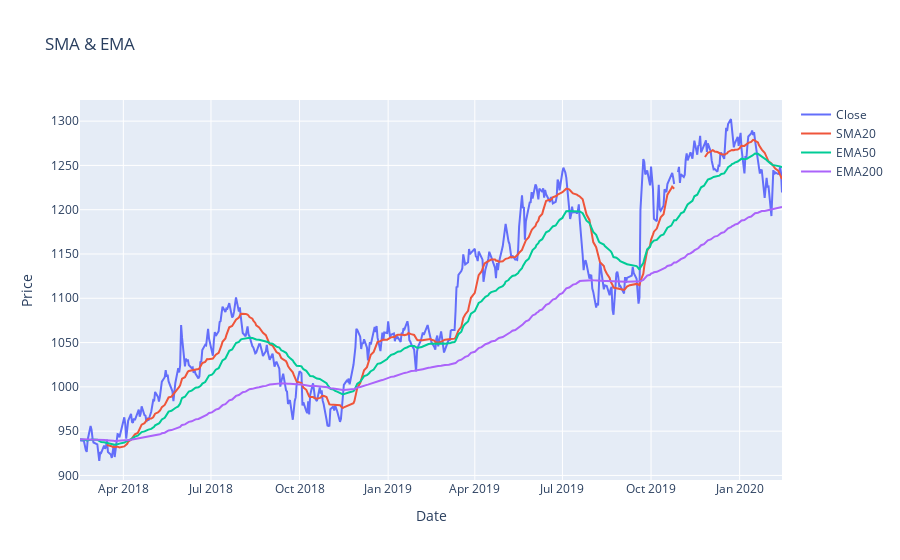

The notebook cell this image was saved under:
### Markdown cell above
## SMA & EMA
1. SMA (Simple Moving Average)
- Deskripsi\
  SMA adalah metode rata-rata bergerak yang menghitung nilai rata-rata dari sejumlah data terakhir dalam periode tertentu, dengan bobot yang sama untuk setiap titik data.
- Tujuan
  - Menyaring fluktuasi kecil (noise) agar tren besar terlihat jelas.
  - Memberikan gambaran umum arah pergerakan data (naik, turun, atau datar).
  - Membantu analisis teknikal dalam menentukan area support dan resistance.
2. EMA (Exponential Moving Average)
- Deskripsi\
  EMA adalah metode rata-rata bergerak yang memberi bobot lebih besar pada data terbaru, sehingga lebih responsif terhadap perubahan terkini dibanding SMA.
- Tujuan
  - Mendeteksi perubahan tren lebih cepat.
  - Memberikan sinyal beli/jual lebih dini pada analisis pasar.
  - Cocok untuk memantau pergerakan data jangka pendek.

### Code cell
df['SMA20'] = df['Close'].rolling(window=20).mean()
df['EMA50'] = df['Close'].ewm(span=50, adjust=False).mean()
df['EMA200'] = df['Close'].ewm(span=200, adjust=False).mean()

# Plot
fig = go.Figure()
fig.add_trace(go.Scatter(x=df['Date'], y=df['Close'], name='Close'))
fig.add_trace(go.Scatter(x=df['Date'], y=df['SMA20'], name='SMA20'))
fig.add_trace(go.Scatter(x=df['Date'], y=df['EMA50'], name='EMA50'))
fig.add_trace(go.Scatter(x=df['Date'], y=df['EMA200'], name='EMA200'))
fig.update_layout(title='SMA & EMA', xaxis_title='Date', yaxis_title='Price')
fig.show()

### Figure 1 — Plotly figure (JSON) as saved in the notebook; plotly's stock layout.template omitted (floating-point values rounded to 4 significant figures; data arrays with more than 128 entries replaced by an {"elided": "..."} marker saying what was removed)
{"data": [{"name": "Close", "type": "scatter", "x": {"elided": "491 str values"}, "y": {"elided": "491 float values"}}, {"name": "SMA20", "type": "scatter", "x": {"elided": "491 str values"}, "y": {"elided": "491 float values"}}, {"name": "EMA50", "type": "scatter", "x": {"elided": "491 str values"}, "y": {"elided": "491 float values"}}, {"name": "EMA200", "type": "scatter", "x": {"elided": "491 str values"}, "y": {"elided": "491 float values"}}], "layout": {"title": {"text": "SMA & EMA"}, "xaxis": {"title": {"text": "Date"}}, "yaxis": {"title": {"text": "Price"}}}}
